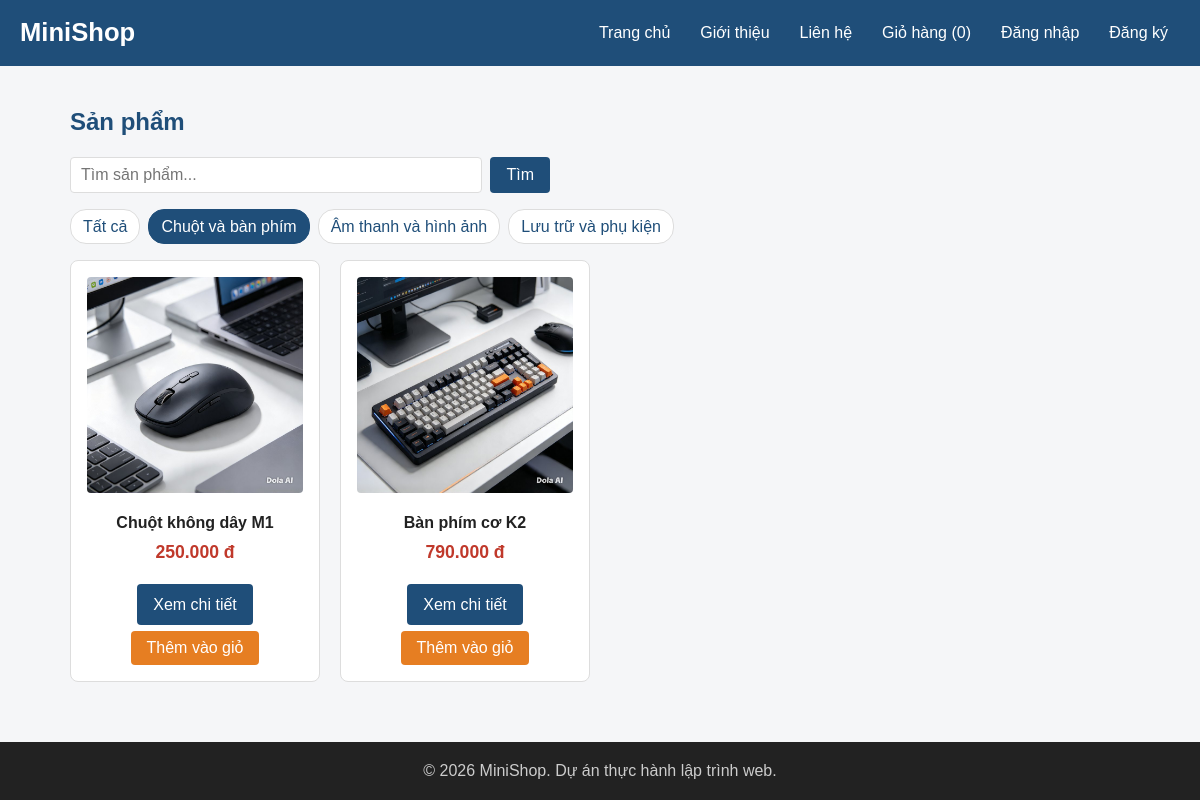
Screenshot of /index.php?category=1 with the database file from the repository.
### tables this page shows
CREATE TABLE categories (
    id   INT UNSIGNED AUTO_INCREMENT PRIMARY KEY,
    name VARCHAR(100) NOT NULL
);

CREATE TABLE products (
    id          INT UNSIGNED AUTO_INCREMENT PRIMARY KEY,
    category_id INT UNSIGNED NOT NULL,
    name        VARCHAR(200) NOT NULL,
    price       INT UNSIGNED NOT NULL,
    description TEXT,
    image       VARCHAR(255) NOT NULL DEFAULT 'images/sp01.jpg',
    stock       INT UNSIGNED NOT NULL DEFAULT 0,
    created_at  DATETIME NOT NULL DEFAULT CURRENT_TIMESTAMP,
    FOREIGN KEY (category_id) REFERENCES categories (id)
);

### includes/functions.php (called while the page is built)
<?php
function e($value)
{
    return htmlspecialchars((string) $value, ENT_QUOTES, 'UTF-8');
}
function format_price($amount)
{
    return number_format((int) $amount, 0, ',', '.') . ' đ';
}
function url($path = '')
{
    return BASE_URL . ltrim($path, '/');
}

### index.php (the view, shortened to what this page needs)
<?php
require __DIR__ . '/includes/init.php';
$categoryId = (int) ($_GET['category'] ?? 0);
$keyword = trim($_GET['q'] ?? '');
$categories = $pdo->query('SELECT id, name FROM categories ORDER BY id')->fetchAll();
$sql = 'SELECT id, name, price, image FROM products';
$where = [];
$params = [];
if ($categoryId > 0) {
    $where[] = 'category_id = ?';
    $params[] = $categoryId;
}
if ($where) {
    $sql .= ' WHERE ' . implode(' AND ', $where);
}
$sql .= ' ORDER BY id';
$stmt = $pdo->prepare($sql);
$stmt->execute($params);
$products = $stmt->fetchAll();
require __DIR__ . '/includes/header.php';
?>
<section>
    <h2>Sản phẩm</h2>
    <form action="<?= url('index.php') ?>" method="get" class="search-form">
        <input type="search" name="q" value="<?= e($keyword) ?>" placeholder="Tìm sản phẩm...">
        <button type="submit" class="btn">Tìm</button>
    </form>
    <p class="category-bar">
        <a href="<?= url('index.php') ?>" class="<?= $categoryId === 0 ? 'active' : '' ?>">Tất cả</a>
        <?php foreach ($categories as $category): ?>
            <a href="<?= url('index.php?category=' . $category['id']) ?>"
               class="<?= $categoryId === $category['id'] ? 'active' : '' ?>"><?= e($category['name']) ?></a>
        <?php endforeach; ?>
    </p>
    <div class="product-list">
        <?php foreach ($products as $product): ?>
            <article class="product-card">
                <img src="<?= url($product['image']) ?>" alt="<?= e($product['name']) ?>">
                <h3><?= e($product['name']) ?></h3>
                <p class="price"><?= format_price($product['price']) ?></p>
                <a href="<?= url('product.php?id=' . $product['id']) ?>" class="btn">Xem chi tiết</a>
                <button type="button" class="btn btn-accent add-to-cart"
                        data-id="<?= $product['id'] ?>">Thêm vào giỏ</button>
            </article>
        <?php endforeach; ?>
    </div>
</section>
<?php require __DIR__ . '/includes/footer.php'; ?>

### css/style.css (style rules this page uses)
:root { --primary: #1f4e79; --primary-dark: #163a5a; --accent: #e67e22; --accent-dark: #cf6d17; --text: #222222; --muted: #666666; --border: #dddddd; --bg: #f5f6f8; --white: #ffffff; --danger: #c0392b; }
* { box-sizing: border-box; }
body { margin: 0; font-family: Arial, Helvetica, sans-serif; font-size: 16px; line-height: 1.6; color: var(--text); background-color: var(--bg); }
h1, h2, h3 { line-height: 1.3; }
h2 { color: var(--primary); }
a { color: var(--primary); text-decoration: none; }
img { max-width: 100%; height: auto; }
.price { color: var(--danger); font-size: 1.1rem; font-weight: bold; }
.product-list { display: grid; grid-template-columns: repeat(4, 1fr); gap: 20px; }
.product-card { padding: 16px; border: 1px solid var(--border); border-radius: 8px; background-color: var(--white); text-align: center; transition: box-shadow 0.2s, transform 0.2s; }
.product-card img { width: 100%; aspect-ratio: 1 / 1; object-fit: cover; border-radius: 4px; }
.product-card h3 { margin: 12px 0 4px; font-size: 1rem; }
.product-card .price { margin: 0 0 12px; }
.btn { display: inline-block; padding: 8px 16px; border: none; border-radius: 4px; background-color: var(--primary); color: var(--white); font-size: 1rem; font-family: inherit; cursor: pointer; }
.btn-accent { background-color: var(--accent); }
.product-card .btn { margin-top: 6px; }
body { display: flex; flex-direction: column; min-height: 100vh; }
.search-form { display: flex; gap: 8px; max-width: 480px; margin-bottom: 12px; }
.search-form input { flex: 1; padding: 8px 10px; border: 1px solid var(--border); border-radius: 4px; font-size: 1rem; }
.category-bar { display: flex; flex-wrap: wrap; gap: 8px; }
.category-bar a { padding: 4px 12px; border: 1px solid var(--border); border-radius: 16px; background-color: var(--white); }
.category-bar a.active { border-color: var(--primary); background-color: var(--primary); color: var(--white); }

### rows the page displays
categories: name "Chuột và bàn phím"
categories: name "Âm thanh và hình ảnh"
categories: name "Lưu trữ và phụ kiện"
products: image (picture), name "Chuột không dây M1", price "250.000 đ"
products: image (picture), name "Bàn phím cơ K2", price "790.000 đ"

### other values shown
APP_NAME "MiniShop"
